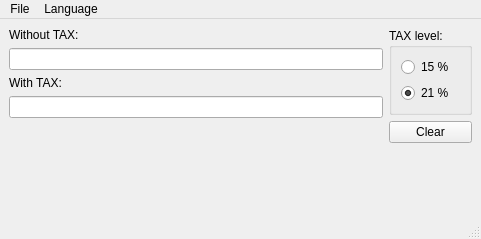
<?xml version="1.0" encoding="UTF-8"?>
<ui version="4.0">
 <class>MainWindow</class>
 <widget class="QMainWindow" name="MainWindow">
  <property name="geometry">
   <rect>
    <x>0</x>
    <y>0</y>
    <width>481</width>
    <height>239</height>
   </rect>
  </property>
  <property name="windowTitle">
   <string>MainWindow</string>
  </property>
  <widget class="QWidget" name="centralwidget">
   <layout class="QHBoxLayout" name="horizontalLayout">
    <item>
     <layout class="QVBoxLayout" name="verticalLayout">
      <item>
       <widget class="QLabel" name="label">
        <property name="text">
         <string>Without TAX:</string>
        </property>
       </widget>
      </item>
      <item>
       <widget class="QLineEdit" name="leWithoutTAX"/>
      </item>
      <item>
       <widget class="QLabel" name="label_2">
        <property name="text">
         <string>With TAX:</string>
        </property>
       </widget>
      </item>
      <item>
       <widget class="QLineEdit" name="leWithTAX"/>
      </item>
      <item>
       <spacer name="verticalSpacer">
        <property name="orientation">
         <enum>Qt::Vertical</enum>
        </property>
        <property name="sizeHint" stdset="0">
         <size>
          <width>20</width>
          <height>40</height>
         </size>
        </property>
       </spacer>
      </item>
     </layout>
    </item>
    <item>
     <layout class="QVBoxLayout" name="verticalLayout_2">
      <item>
       <widget class="QGroupBox" name="groupBox">
        <property name="title">
         <string>TAX level:</string>
        </property>
        <layout class="QVBoxLayout" name="verticalLayout_3">
         <item>
          <widget class="QRadioButton" name="rb15">
           <property name="text">
            <string>15 %</string>
           </property>
          </widget>
         </item>
         <item>
          <widget class="QRadioButton" name="rb21">
           <property name="text">
            <string>21 %</string>
           </property>
           <property name="checked">
            <bool>true</bool>
           </property>
          </widget>
         </item>
        </layout>
       </widget>
      </item>
      <item>
       <widget class="QPushButton" name="pbClear">
        <property name="text">
         <string>Clear</string>
        </property>
       </widget>
      </item>
      <item>
       <spacer name="verticalSpacer_2">
        <property name="orientation">
         <enum>Qt::Vertical</enum>
        </property>
        <property name="sizeHint" stdset="0">
         <size>
          <width>20</width>
          <height>40</height>
         </size>
        </property>
       </spacer>
      </item>
     </layout>
    </item>
   </layout>
  </widget>
  <widget class="QMenuBar" name="menubar">
   <property name="geometry">
    <rect>
     <x>0</x>
     <y>0</y>
     <width>481</width>
     <height>22</height>
    </rect>
   </property>
   <widget class="QMenu" name="menuFile">
    <property name="title">
     <string>File</string>
    </property>
    <addaction name="actionQuit"/>
   </widget>
   <widget class="QMenu" name="menuLanguage">
    <property name="title">
     <string>Language</string>
    </property>
    <addaction name="actionEnglish"/>
    <addaction name="actionCzech"/>
   </widget>
   <addaction name="menuFile"/>
   <addaction name="menuLanguage"/>
  </widget>
  <widget class="QStatusBar" name="statusbar"/>
  <action name="actionQuit">
   <property name="text">
    <string>Quit</string>
   </property>
  </action>
  <action name="actionEnglish">
   <property name="checkable">
    <bool>true</bool>
   </property>
   <property name="text">
    <string>English</string>
   </property>
  </action>
  <action name="actionCzech">
   <property name="checkable">
    <bool>true</bool>
   </property>
   <property name="text">
    <string>Czech</string>
   </property>
  </action>
 </widget>
 <resources/>
 <connections>
  <connection>
   <sender>actionQuit</sender>
   <signal>triggered()</signal>
   <receiver>MainWindow</receiver>
   <slot>close()</slot>
   <hints>
    <hint type="sourcelabel">
     <x>-1</x>
     <y>-1</y>
    </hint>
    <hint type="destinationlabel">
     <x>399</x>
     <y>299</y>
    </hint>
   </hints>
  </connection>
 </connections>
</ui>
